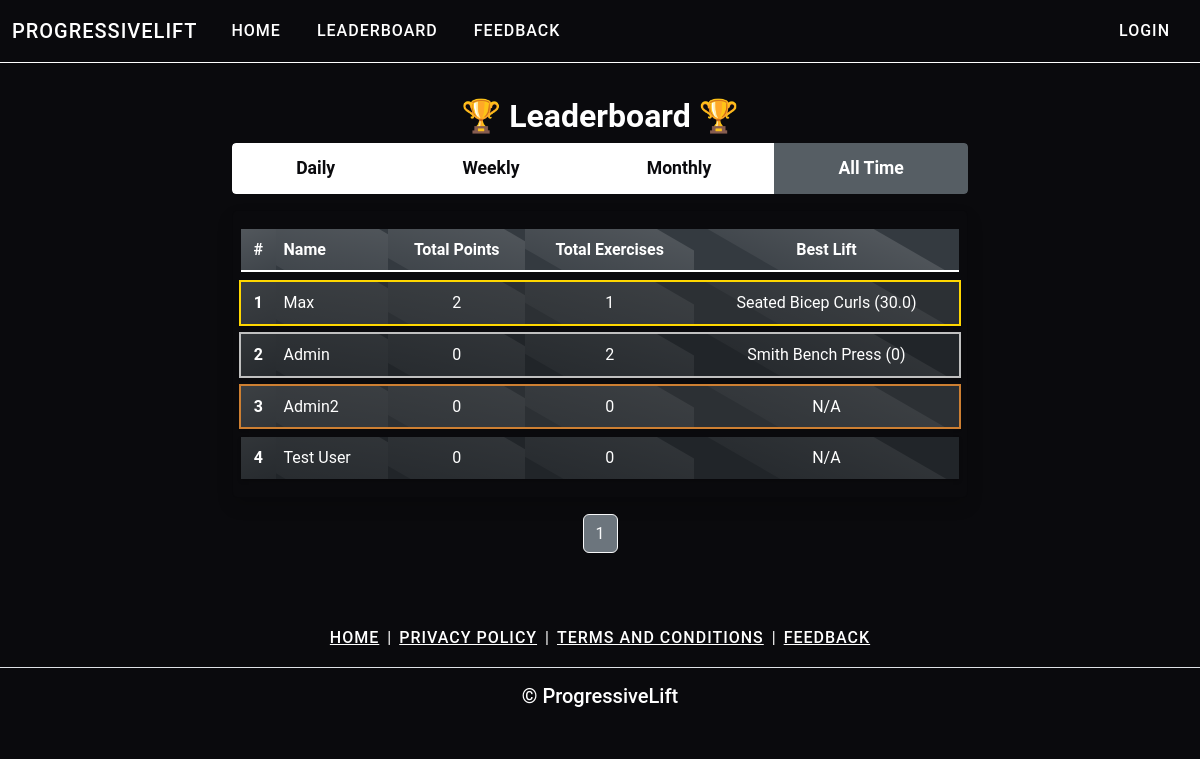
The app's page /leaderboard with its own data.
### main.py (models this page shows)
class User(UserMixin, db.Model):
    __tablename__ = "users"
    id: Mapped[int] = mapped_column(Integer, primary_key=True)
    email: Mapped[str] = mapped_column(String(100), unique=True)
    password: Mapped[str] = mapped_column(String(100))
    name: Mapped[str] = mapped_column(String(100))
    premium_level: Mapped[int] = mapped_column(Integer)
    date_of_signup: Mapped[Date] = mapped_column(Date)
    end_date_premium: Mapped[Date] = mapped_column(Date)
    points: Mapped[int] = mapped_column(Integer)
    weekly_points: Mapped[int] = mapped_column(Integer)
    monthly_points: Mapped[int] = mapped_column(Integer)
    daily_points: Mapped[int] = mapped_column(Integer)
    last_weekly_reset: Mapped[Date] = mapped_column(Date)
    last_monthly_reset: Mapped[Date] = mapped_column(Date)
    last_daily_reset: Mapped[Date] = mapped_column(Date)

### main.py (the view)
@app.route('/leaderboard', methods =['POST','GET'])
def leaderboard():
    per_page = 10
    page = request.args.get('page', 1, type=int)
    users = db.session.execute(db.select(User).order_by(User.points.desc())
                               .offset((page - 1) * per_page).limit(per_page)).scalars()
    total_users = db.session.execute(db.select(db.func.count(User.id))).scalar()
    leaderboard_data = []
    for user in users:
        total_exercises = db.session.execute(db.select(db.func.count(SetList.id))
                                             .where(SetList.user_id == user.id)).scalar()
        best_lift = db.session.execute(db.select(SetList)
                                       .where(SetList.user_id == user.id)
                                       .order_by(SetList.weight.desc())
                                       .limit(1)).scalar()
        best_lift_info = f"{best_lift.exercise} ({best_lift.weight})" if best_lift else "N/A"
        leaderboard_data.append({
            'name': user.name,
            'points': user.points,
            'weekly_points': user.weekly_points,
            'monthly_points': user.monthly_points,
            'daily_points': user.daily_points,
            'total_exercises': total_exercises,
            'best_lift': best_lift_info
        })
    total_pages = (total_users + per_page - 1) // per_page
    next_page = page + 1 if page < total_pages else None
    return render_template('leaderboard.html', leaderboard=leaderboard_data,
                           page=page, total_pages=total_pages, next_page=next_page)

### templates/leaderboard.html (shortened to what this page needs)
{% include "header.html" %}
<!DOCTYPE html>
<html lang="en">
<head>
    <link rel="stylesheet" href="{{ url_for('static', filename='css/style.css') }}">
</head>
<body class="bg-dark text-light">
    <div class="container py-3">
        <h1 class="text-center mb-2" style="font-size: 2rem;">🏆 Leaderboard 🏆</h1>
        <div class="row justify-content-center mb-3">
            <div class="col-md-8">
                <div class="btn-group w-100" role="group" aria-label="Leaderboard filter">
                    <a href="{{ url_for('leaderboard', page=request.args.get('page', 1), filter='daily') }}" class="btn btn-secondary {% if request.args.get('filter') == 'daily' %}active{% endif %}">Daily</a>
                    <a href="{{ url_for('leaderboard', page=request.args.get('page', 1), filter='weekly') }}" class="btn btn-secondary {% if request.args.get('filter') == 'weekly' %}active{% endif %}">Weekly</a>
                    <a href="{{ url_for('leaderboard', page=request.args.get('page', 1), filter='monthly') }}" class="btn btn-secondary {% if request.args.get('filter') == 'monthly' %}active{% endif %}">Monthly</a>
                    <a href="{{ url_for('leaderboard', page=request.args.get('page', 1), filter='all_time') }}" class="btn btn-secondary {% if request.args.get('filter') == 'all_time' or not request.args.get('filter') %}active{% endif %}">All Time</a>
                </div>
            </div>
        </div>
        <div class="row justify-content-center">
            <div class="col-md-8">
                <div class="card bg-secondary shadow">
                    <div class="card-body p-2">
                        <table class="table table-dark table-hover table-striped mb-0">
                            <thead class="thead-light">
                                <tr>
                                    <th scope="col" class="text-center py-2">#</th>
                                    <th scope="col" class="py-2">Name</th>
                                    <th scope="col" class="text-center py-2">
                                        {% if request.args.get('filter') == 'daily' %}
                                            Daily Points
                                        {% elif request.args.get('filter') == 'weekly' %}
                                            Weekly Points
                                        {% elif request.args.get('filter') == 'monthly' %}
                                            Monthly Points
                                        {% else %}
                                            Total Points
                                        {% endif %}
                                    </th>
                                    <th scope="col" class="text-center py-2">Total Exercises</th>
                                    <th scope="col" class="text-center py-2">Best Lift</th>
                                </tr>
                            </thead>
                            <tbody>
                                {% for user in leaderboard %}
                                    {% set rank = (page - 1) * 10 + loop.index %}
                                    <tr class="mb-3 {% if rank == 1 %}text-warning{% endif %}"
                                        {% if rank == 1 %}style="outline: 2px solid gold;"{% endif %}
                                        {% if rank == 2 %}style="outline: 2px solid silver;"{% endif %}
                                        {% if rank == 3 %}style="outline: 2px solid #cd7f32;"{% endif %}>
                                        <th scope="row" class="text-center">{{ rank }}</th>
                                        <td>{{ user.name }}</td>
                                        <td class="text-center">
                                            {% if request.args.get('filter') == 'daily' %}
                                                {{ user.daily_points }}
                                            {% elif request.args.get('filter') == 'weekly' %}
                                                {{ user.weekly_points }}
                                            {% elif request.args.get('filter') == 'monthly' %}
                                                {{ user.monthly_points }}
                                            {% else %}
                                                {{ user.points }}
                                            {% endif %}
                                        </td>
                                        <td class="text-center">{{ user.total_exercises }}</td>
                                        <td class="text-center">{{ user.best_lift }}</td>
                                    </tr>
                                {% endfor %}
                            </tbody>
                        </table>
                    </div>
                </div>
            </div>
        </div>
        <nav aria-label="Leaderboard pagination" class="mt-3">
            <ul class="pagination justify-content-center">
                {% for page_num in range(1, total_pages + 1) %}
                    <li class="page-item {% if page_num == page %}active{% endif %}">
                        <a class="page-link bg-secondary text-light border-light" href="{{ url_for('leaderboard', page=page_num, filter=request.args.get('filter', 'all_time')) }}">{{ page_num }}</a>
                    </li>
                {% endfor %}
            </ul>
        </nav>
    </div>
</body>
</html>
{% include "footer.html" %}

### templates/header.html (shortened to what this page needs)
<!doctype html>
<html lang="en" data-bs-theme="auto">
  <head>
    <link rel="stylesheet" href="https://cdn.jsdelivr.net/npm/@docsearch/css@3">
    <link href="https://cdn.jsdelivr.net/npm/bootstrap@5.3.3/dist/css/bootstrap.min.css" rel="stylesheet">
    <link rel="stylesheet" href="static/css/style.css" />
<nav class="navbar navbar-expand-lg bg-body-tertiary {% if request.path == '/' %}fixed-top{% endif %}">
  <div class="container-fluid">
    <a class="navbar-brand">ProgressiveLift</a>
    <div class="collapse navbar-collapse" id="navbarNav">
      <ul class="navbar-nav">
        {% if current_user.is_authenticated: %}
        <li class="nav-item">
          <a class="nav-link text-white" href="{{url_for('workouts')}}">Workouts</a>
        </li>
        <li class="nav-item">
          <a class="nav-link text-white" href="{{url_for('leaderboard', page=1)}}">Leaderboard</a>
        </li>
        <li class="nav-item">
          <a class="nav-link text-white" href="{{url_for('user_page', user_id=current_user.id) }}">Profile</a>
        </li>
        <li class="nav-item">
          <a class="nav-link text-white" href="{{url_for('feedback') }}">Feedback</a>
        </li>
        <li class="nav-item">
          <a class="nav-link text-white" href="{{url_for('logout')}}">Logout</a>
        </li>
        {% else %}
        {% if request.path == '/' %}
        <li class="nav-item">
          <a class="nav-link text-white" href="/">Home</a>
        </li>
        <li class="nav-item">
          <a class="nav-link text-white" href="#pricing">Pricing</a>
        </li>
        {% elif request.path == '/leaderboard' %}
        <li class="nav-item">
          <a class="nav-link text-white" href="/">Home</a>
        </li>
        {% endif %}
        <li class="nav-item">
          <a class="nav-link text-white" aria-current="page" href="{{url_for('leaderboard', page=1)}}">Leaderboard</a>
        </li>
        <li class="nav-item">
          <a class="nav-link text-white" href="{{url_for('feedback') }}">Feedback</a>
        </li>
        {% endif %}
      </ul>
      <ul class="navbar-nav ms-auto">
        {% if not current_user.is_authenticated and request.path != '/login': %}
        <li class="nav-item">
          <a class="nav-link text-white" href="{{url_for('login') }}">Login</a>
        </li>
        {% endif %}
      </ul>
    </div>
  </div>
</nav>

### templates/footer.html (shortened to what this page needs)
<footer class="py-3 my-4">
  <ul class="nav justify-content-center border-bottom pb-3 mb-3">
    <li class="nav-item"><a href="" class="nav-link2 px-2 text-body-secondary">Home</a></li>
    <li class="nav-item">|</li>
    <li class="nav-item"><a href="{{url_for('privacy_policy')}}" class="nav-link2 px-2 text-body-secondary">Privacy Policy</a></li>
    <li class="nav-item">|</li>
    <li class="nav-item"><a href="{{url_for('terms_and_conditions')}}" class="nav-link2 px-2 text-body-secondary">Terms and Conditions</a></li>
    <li class="nav-item">|</li>
    <li class="nav-item"><a href="{{url_for('feedback')}}" class="nav-link2 px-2 text-body-secondary">Feedback</a></li>
  </ul>
  <h5 class="text-center text-white">© ProgressiveLift</h5>
</footer>

### static/css/style.css (style rules this page uses)
body { font-family: 'Roboto', sans-serif; background-color: #0a0a0d; color: #ffffff; line-height: 1.6; margin: 0; padding: 0; }
.navbar { background-color: #0a0a0d !important; box-shadow: 0 2px 4px rgba(0,0,0,0.1); padding: 10px 0; border-bottom: 1px solid #ffffff; }
.navbar-brand, .nav-link { color: #fff; font-weight: 500; text-transform: uppercase; letter-spacing: 1px; transition: color 0.3s ease; }
.navbar-nav { align-items: center; }
.navbar-nav .nav-item { margin: 0 10px; }
.navbar-nav.ms-auto { margin-left: auto; }
.btn-secondary { background-color: #fff; color: #0a0a0d; border: none; padding: 12px 30px; font-size: 1.1rem; font-weight: 600; transition: all 0.3s ease; }
footer { background-color: #0a0a0d; color: #fff; padding: 20px 0; text-align: center; }
.nav-link2 { color: #fff !important; font-weight: 500; text-transform: uppercase; letter-spacing: 1px; transition: color 0.3s ease; }
.text-center { color: white; }
.bg-dark { background-color: #0a0a0d !important; }
.card.bg-secondary { background-color: #0a0a0d !important; }
h1 { text-align: center; font-size: 2.5rem; font-weight: bold; margin: 20px auto 15px; width: 100%; }
@media (max-width: 1200px) { h1 { font-size: 2.2rem; margin: 18px auto 13px; } }
.pagination .page-item .page-link { background-color: #ffffff; color: #000000; border-color: #000000; }
.pagination .page-item.active .page-link { background-color: #000000; color: #ffffff; border-color: #ffffff; }
.table-dark.table-hover tbody tr { margin-bottom: 10px; background-color: #343a40; background-image: linear-gradient(to bottom, #3a4149, #2c3136); box-shadow: 0 2px 4px rgba(0, 0, 0, 0.2); transition: all 0.3s ease; }
.table-dark.table-hover tbody tr:not(:last-child) { margin-bottom: 10px; }
.table-dark.table-hover { border-collapse: separate; border-spacing: 0 10px; }
.card-body { padding-bottom: 10px; }
.table-dark.table-hover tbody tr td, .table-dark.table-hover tbody tr th { border: none; position: relative; overflow: hidden; }
.table-dark.table-hover tbody tr td::after, .table-dark.table-hover tbody tr th::after { content: ''; position: absolute; top: -50%; left: -50%; width: 200%; height: 200%; background: linear-gradient(to bottom right, rgba(255, 255, 255, 0.1), transparent); transform: rotate(30deg); pointer-events: none; }
.table-dark.table-hover thead tr th { border-bottom: 2px solid #fff; background-color: #343a40; position: relative; overflow: hidden; }
.table-dark.table-hover thead tr th::after { content: ''; position: absolute; top: -50%; left: -50%; width: 200%; height: 200%; background: linear-gradient(to bottom right, rgba(255, 255, 255, 0.2), transparent); transform: rotate(30deg); pointer-events: none; }
.btn-group.w-100 { border-radius: 0.25rem; overflow: hidden; }
.btn-group.w-100 .btn-secondary { border-radius: 0.25rem; }
.btn-group.w-100 .btn-secondary:not(:last-child) { border-top-right-radius: 0; border-bottom-right-radius: 0; }
.btn-group.w-100 .btn-secondary:not(:first-child) { border-top-left-radius: 0; border-bottom-left-radius: 0; }

### records on screen
User: premium_level "1", name "Max", points "2", total_exercises "1", best_lift "Seated Bicep Curls (30.0)"
User: rank "2", name "Admin", points "0", total_exercises "2", best_lift "Smith Bench Press (0)"
User: rank "3", name "Admin2", points "0", total_exercises "0", best_lift "N/A"
User: id "4", name "Test User", points "0", total_exercises "0", best_lift "N/A"

### other values on screen
{{ page_num }} "1"
